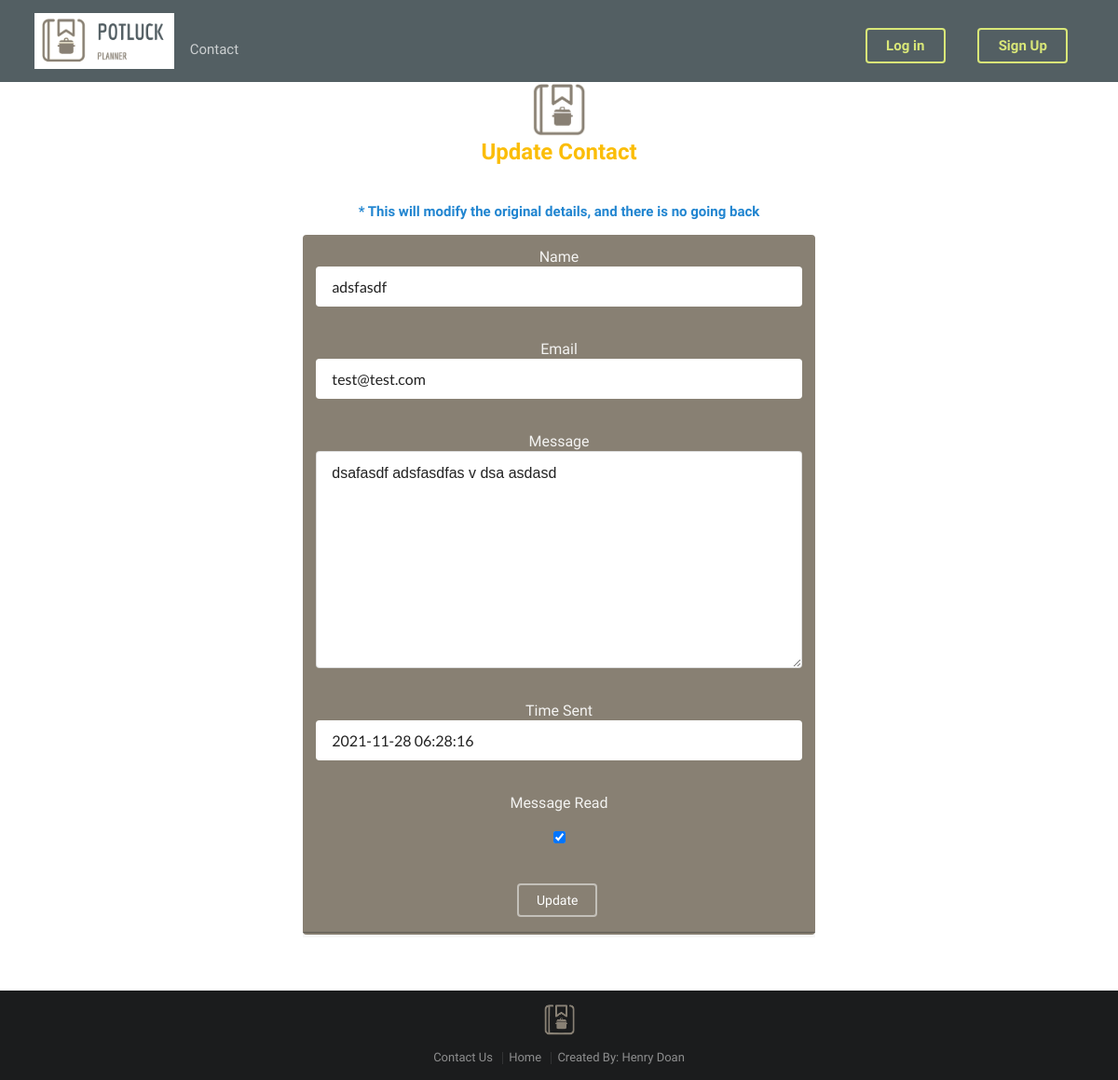
/contacts/3/update/, run on the app's committed database.
### planner/models.py (models this page shows, shortened)
class Contact(models.Model):
  name = models.CharField(max_length=200)
  email = models.CharField(max_length=200)
  msg = models.TextField(max_length=2000)
  time_sent = models.DateTimeField(default=now)
  msg_read = models.BooleanField(default=False)

### planner/views.py (the view)
# urls.py: path('contacts/<int:id>/update/', views.update_contact, name="update_contact"),
def update_contact(request, id):
  contact = Contact.objects.get(id=id)
  form = ContactForm(request.POST or None, instance=contact)
  if form.is_valid():
    form.save()
    return redirect('contacts')
  return render(request, 'planner/updatecontact.html', { 'form': form, 'contact': contact } )

### planner/forms.py
class ContactForm(forms.ModelForm):
  class Meta:
    model = Contact
    fields = ['name', 'email', 'msg', 'time_sent', 'msg_read']

### planner/templates/planner/updatecontact.html (shortened to what this page needs)
{% extends 'planner/base.html' %}
{% block body %}
  <div class="ui container">
    <div class="ui middle aligned center aligned grid">
      <div class="four wide column"></div>
      <div class="eight wide column">
        <h2 class="ui yellow image header">
          <img src="../../../pictures/logo-brown.png" class="image">
          <br />
          <div class="content">
            Update Contact
          </div>
        </h2>
        <h4 class="ui blue header">
          * This will modify the original details, and there is no going back
        </h4>
        <div class="ui stacked segment inverted" style="background: #888073">
          <form method="POST" class="ui large form inverted">
            {% for field in form %}
              <div class="field">
                {% if field.name == "msg" %}
                  Message
                {% elif field.name == "time_sent" %}
                  Time Sent
                {% elif field.name == "msg_read" %}
                  Message Read
                  <br />
                  <br />
                {% else %}
                  {{ field.name.title }}
                {% endif %}
                {{ field }}
              </div>
              <br />
            {% endfor %}
            <button type="submit" class="ui inverted olive basic button">Update</button>
          </form>
        </div>
      </div>
      <div class="four wide column"></div>
    </div>
  </div>
{%  endblock %}

### planner/templates/planner/base.html (style rules this page uses)
body, h1, h2, h3, h4, h5, a, .button { font-family: 'Economica' !important; }

### data on the page
Contact: form "adsfasdf" "test@test.com" "dsafasdf adsfasdfas v dsa asdasd" "2021-11-28 06:28:16" "☑"

### other printed values
{{ field.name.title }} "Name" "Email"
